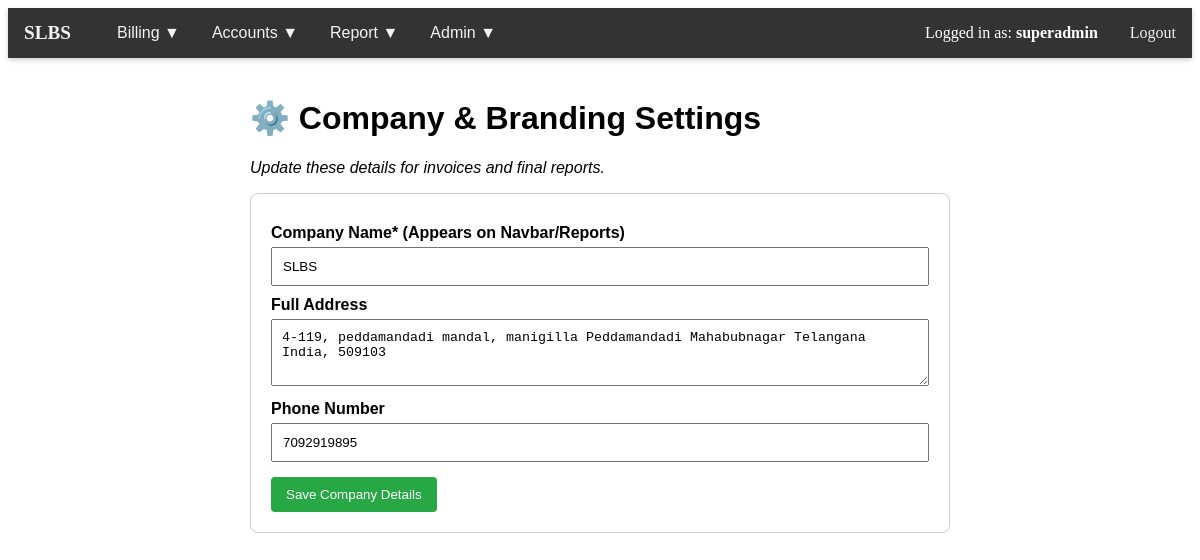
Page /company_settings.php (signed in) on the committed database.
### tables this page shows
CREATE TABLE `company` (
  `id` int(11) NOT NULL,
  `company_name` varchar(255) NOT NULL,
  `address` varchar(255) DEFAULT NULL,
  `phone_no` varchar(20) DEFAULT NULL
);

### functions.php (called while the page is built, shortened)
<?php
require_once 'db_connect.php';
function check_permission($role_id, $permission_slug) {
    global $conn;
    if ($role_id == 1) {
        return true;
    }
    $sql = "SELECT 1
            FROM permissions p
            JOIN role_permissions rp ON p.permission_id = rp.permission_id
            WHERE rp.role_id = ? AND p.permission_slug = ?";
    $stmt = $conn->prepare($sql);
    $stmt->bind_param("is", $role_id, $permission_slug);
    $stmt->execute();
    $stmt->store_result();
    $has_permission = $stmt->num_rows > 0;
    return $has_permission;
}
?>

### company_settings.php (the view, shortened to what this page needs)
<?php
require_once 'functions.php';
require_once 'db_connect.php';
$company_data = $conn->query("SELECT company_name, address, phone_no FROM company LIMIT 1")->fetch_assoc();
$current_name = $company_data['company_name'] ?? '';
$current_address = $company_data['address'] ?? '';
$current_phone = $company_data['phone_no'] ?? '';
?>
<!DOCTYPE html>
<html>
<head>
</head>
<body>
    <?php include 'navbar.php'; ?>
    <div class="container">
        <h1>⚙️ Company & Branding Settings</h1>
        <p style="font-style: italic;">Update these details for invoices and final reports.</p>
        <div class="card">
            <form method="post">
                <label for="company_name">Company Name* (Appears on Navbar/Reports)</label>
                <input type="text" id="company_name" name="company_name"
                    value="<?php echo htmlspecialchars($current_name); ?>" required>
                <label for="address">Full Address</label>
                <textarea id="address" name="address" rows="3"><?php echo htmlspecialchars($current_address); ?></textarea>
                <label for="phone_no">Phone Number</label>
                <input type="text" id="phone_no" name="phone_no"
                    value="<?php echo htmlspecialchars($current_phone); ?>">
                <button type="submit" name="update_company" class="btn-save">Save Company Details</button>
            </form>
        </div>
    </div>
</body>
</html>

### navbar.php (shortened to what this page needs)
<?php
$company_name = "Lab Billing System";
if (isset($conn)) {
    $result = $conn->query("SELECT company_name FROM company LIMIT 1");
    if ($result && $row = $result->fetch_assoc()) {
        $company_name = htmlspecialchars($row['company_name']);
    }
}
$role_id = $_SESSION['role_id'] ?? 0;
?>
<div class="navbar">
    <div class="navbar-left">
        <a class="logo" href="dashboard.php"><?php echo $company_name; ?></a>
        <?php if (check_permission($role_id, 'access_billing')) : ?>
            <div class="dropdown">
                <div class="dropdown-toggle">
                    <button>Billing ▼</button>
                </div>
            </div>
        <?php endif; ?>
        <?php if (check_permission($role_id, 'access_accounts')) : ?>
            <div class="dropdown">
                <div class="dropdown-toggle">
                    <button>Accounts ▼</button>
                </div>
            </div>
        <?php endif; ?>
        <?php if (check_permission($role_id, 'access_reports')) : ?>
            <div class="dropdown">
                <div class="dropdown-toggle">
                    <button>Report ▼</button>
                </div>
            </div>
        <?php endif; ?>
        <?php if (check_permission($role_id, 'manage_users') || check_permission($role_id, 'manage_tests') || check_permission($role_id, 'access_licence') || $role_id == 1) : ?>
            <div class="dropdown">
                <div class="dropdown-toggle">
                    <button>Admin ▼</button>
                </div>
            </div>
        <?php endif; ?>
    </div>
    <div class="navbar-right">
        <div class="user-info">
            Logged in as: <strong><?php echo htmlspecialchars($_SESSION['username'] ?? 'User'); ?></strong>
        </div>
        <a class="logout" href="logout.php">Logout</a>
    </div>
</div>

### company_settings.php (style rules this page uses)
.container { padding: 20px; font-family: Arial, sans-serif; max-width: 700px; margin: 0 auto; }
.card { border: 1px solid #ccc; padding: 20px; border-radius: 8px; margin-bottom: 20px; }
label { display: block; margin-top: 10px; font-weight: bold; }
input[type="text"], textarea { width: 100%; padding: 10px; margin-top: 5px; box-sizing: border-box; }
.btn-save { padding: 10px 15px; background-color: #28a745; color: white; border: none; border-radius: 4px; cursor: pointer; margin-top: 15px; }

### navbar.php (style rules this page uses)
.navbar { background-color: #333; width: 100%; position: relative; z-index: 1000; display: flex; justify-content: space-between; box-shadow: 0 2px 5px rgba(0,0,0,0.2); }
.navbar-left, .navbar-right { display: flex; align-items: center; }
.navbar a, .dropdown-toggle { padding: 14px 16px; text-decoration: none; color: #f2f2f2; background-color: #333; display: flex; align-items: center; transition: background-color 0.3s; height: 100%; box-sizing: border-box; }
.dropdown-toggle button { background: none; border: none; color: #f2f2f2; font-size: 16px; cursor: pointer; padding: 0; margin: 0; }
.navbar .logo { font-size: 1.2em; font-weight: bold; padding-right: 30px; }
.navbar-right .user-info { padding: 14px 16px; color: white; }
.dropdown { position: relative; }

### rows in the picture
company: company_name "SLBS", address "4-119, peddamandadi mandal, manigilla Peddamandadi Mahabubnagar Telangana India, 509103", phone_no "7092919895"

### other values in the picture
$_SESSION['username'] "superadmin"
